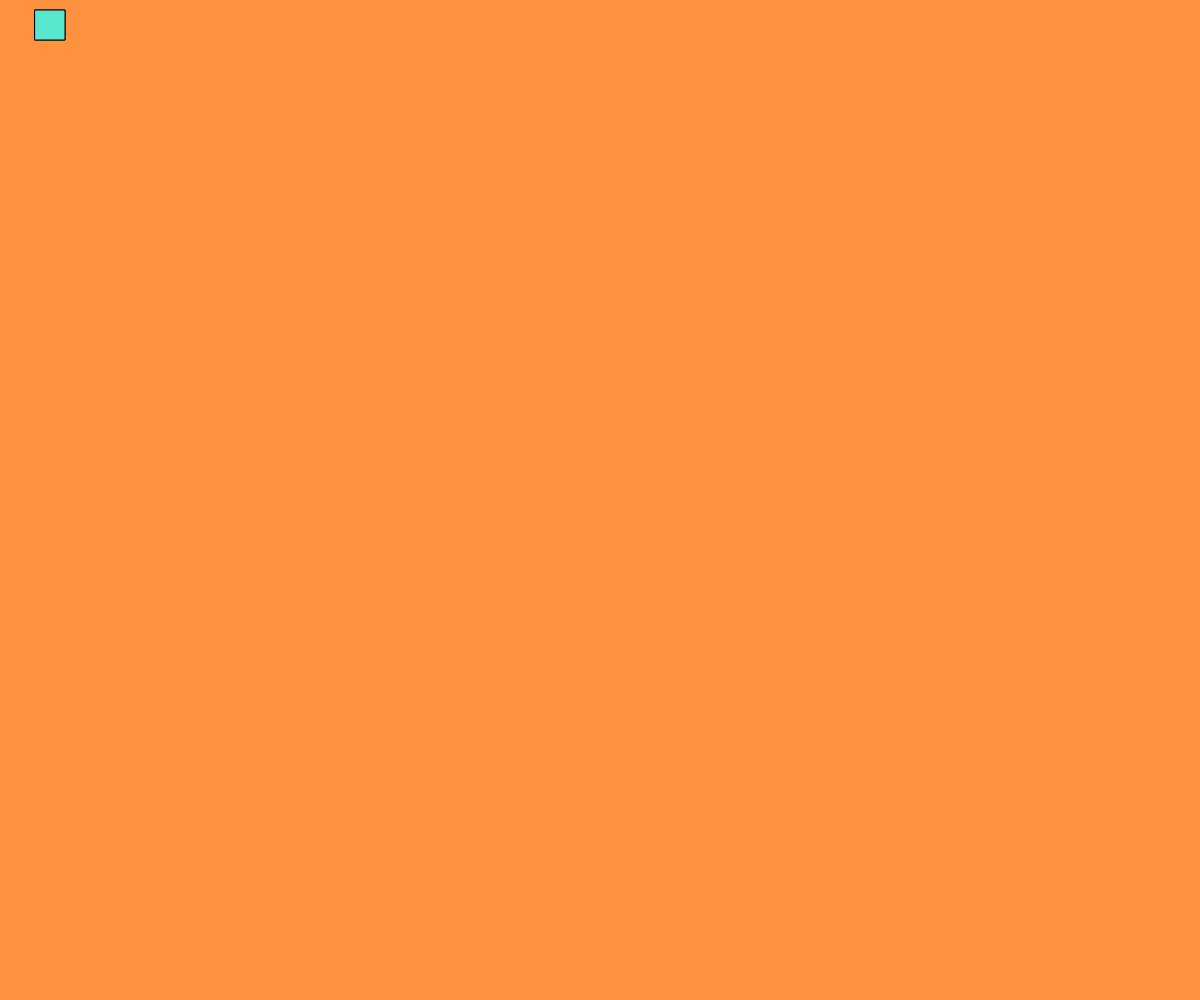
Frame 1 (no input)
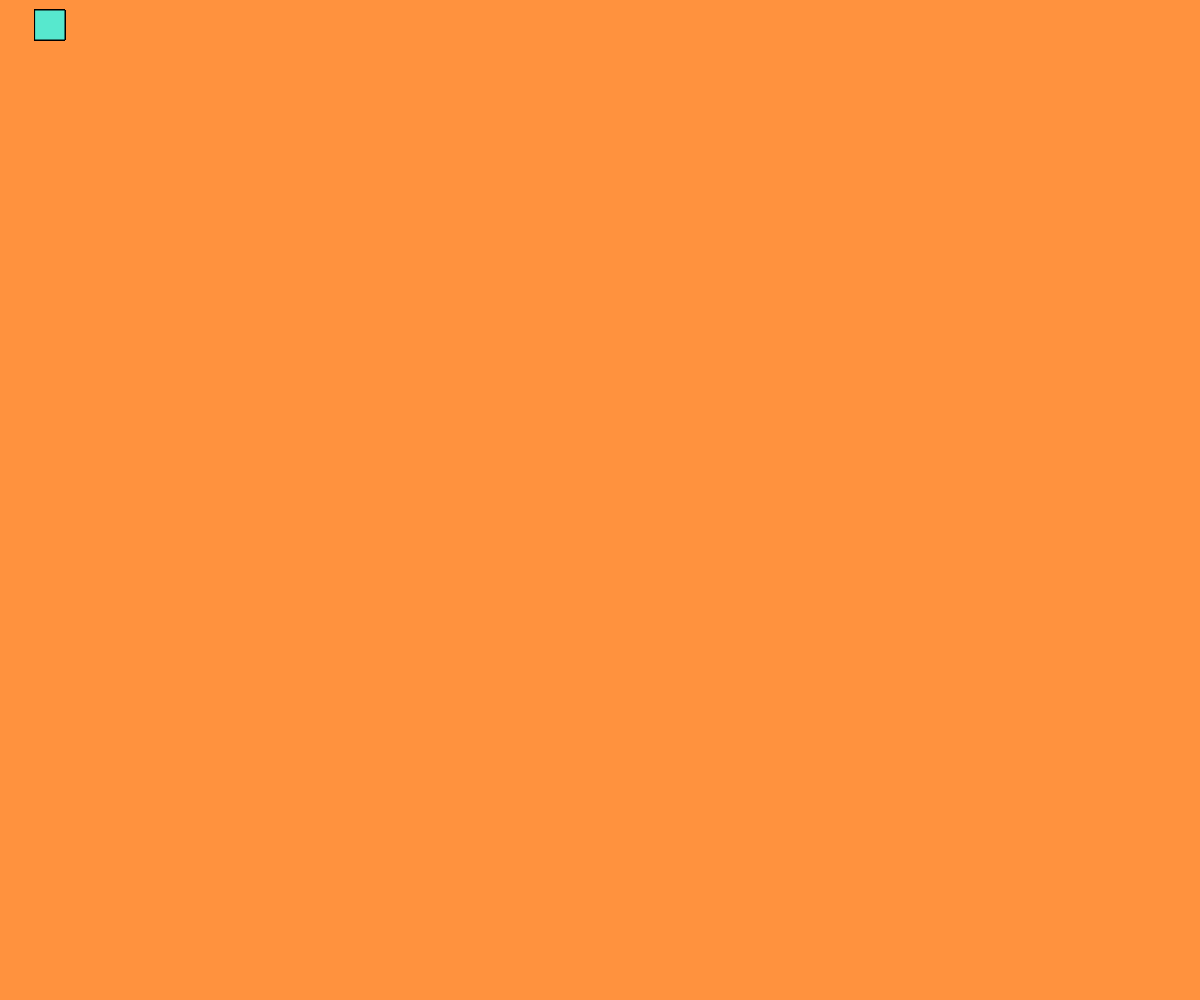
Frame 60 (no input)
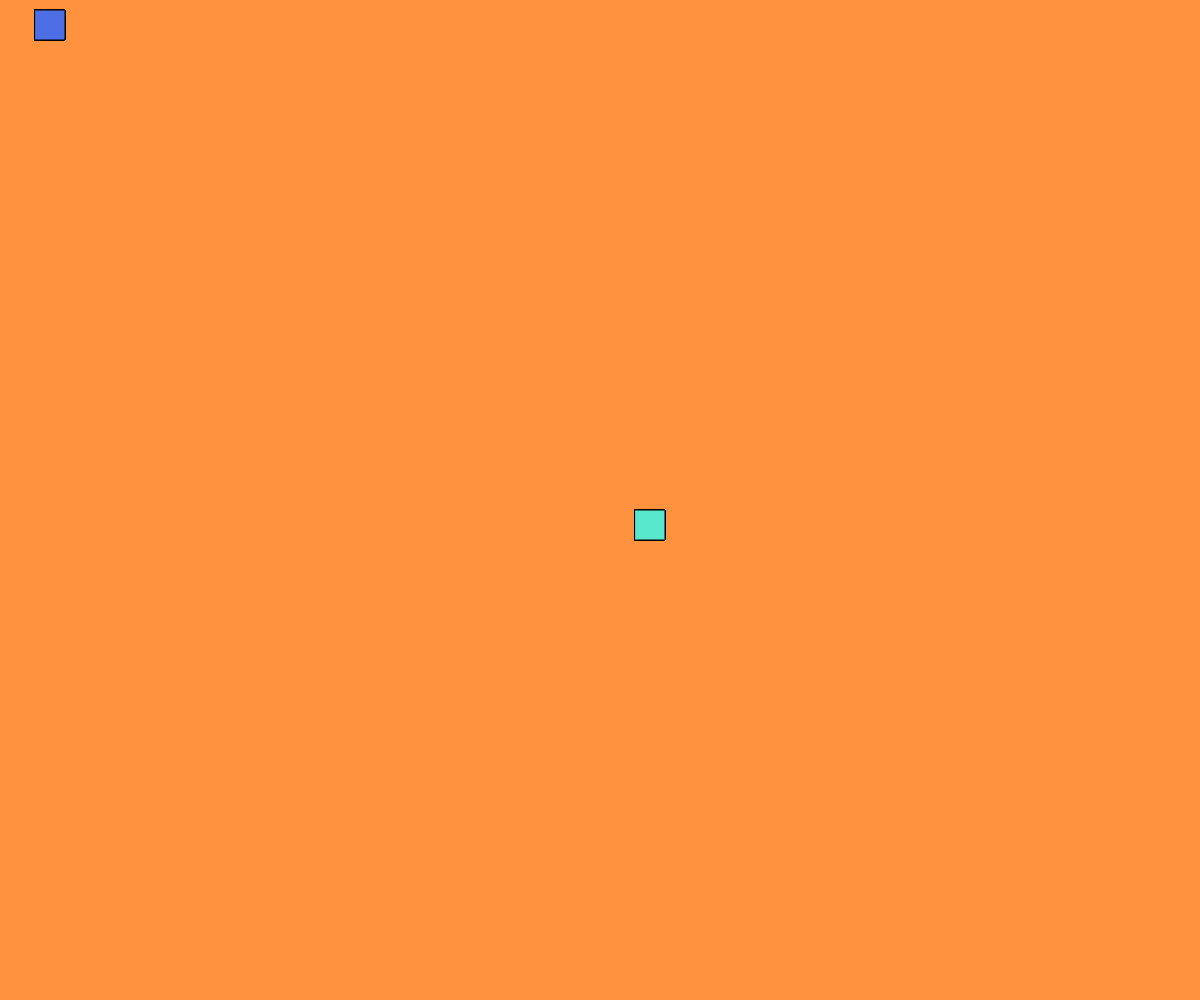
Frame 120 (the mouse pressed at the canvas centre since frame 60)

The p5.js sketch that drew these frames (run headless with seeded random() and noise() and a simulated clock; from frame 60 on, the mouse is pressed at the canvas centre):

// p5.js sketch
// ── sketch.js
function setup() {
  createCanvas(windowWidth, windowHeight);
  background(255, 146, 62);

}

function draw() {
  translate(35, 10);
  fill(78, 110, 229);
  rect(0, 0, 30, 30); //blue
  
  push(); //saves matrix coords
    translate(mouseX, mouseY); // new ones
    fill(87, 232, 206);
    rect(0, 0, 30, 30); //teal
    
    push(); //saves matrix coords
    translate(mouseX + 100, mouseY - 100); // new ones
    fill(255,0, 0);
    rect(0, 0, 30, 30); //teal
    
  //pop(); // restore old matrix coords
  
  //pop(); // restore old matrix coords
  
  
  translate(-35, -10);
  fill(0, 255, 0);
  rect(0, 0, 30, 30); //blue
  
  

}

function mousePressed() {
  background(255, 146, 62);
}
